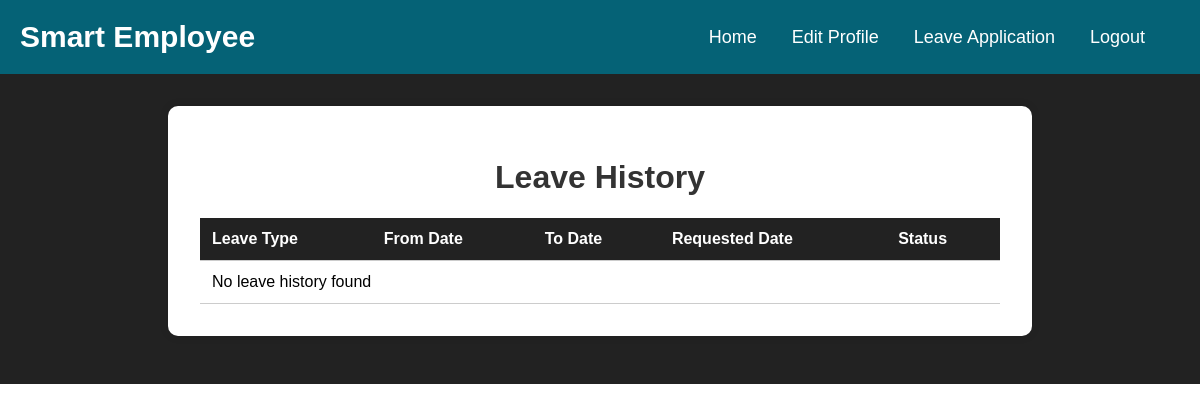
Before: /Leave_History.php with the older database file.
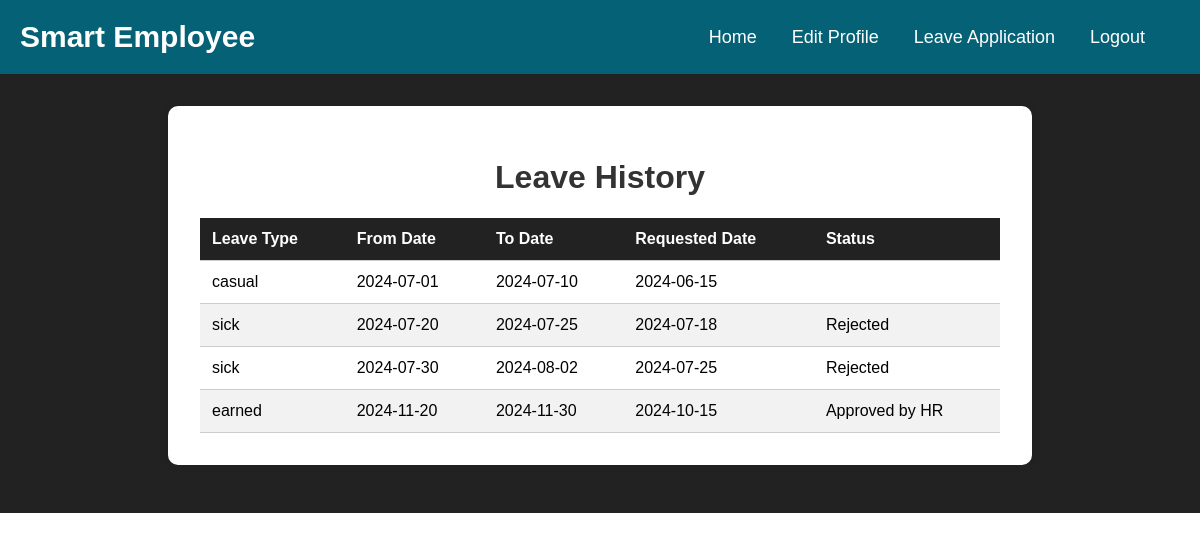
After: the same page with the newer database file.
### tables this page shows
CREATE TABLE `leaverequests` (
  `leave_id` int(11) NOT NULL,
  `user_id` int(11) NOT NULL,
  `LeaveType` enum('casual','sick','earned') NOT NULL,
  `start_date` date NOT NULL,
  `end_date` date NOT NULL,
  `reason` text NOT NULL,
  `status` enum('Pending','Approved by PM','Approved by HR','Rejected') NOT NULL DEFAULT 'Pending',
  `requested_on` date NOT NULL,
  `description` text DEFAULT NULL,
  `approved_by` int(11) DEFAULT NULL,
  `approval_date` date DEFAULT NULL
);

### Leave_History.php (the view, shortened to what this page needs)
<?php
$servername = "localhost";
$username = "root";
$password = "";
$dbname = "sems";
$conn = new mysqli($servername, $username, $password, $dbname);
$sql = "SELECT LeaveType, start_date, end_date, requested_on, status FROM leaverequests WHERE user_id = 1";
$result = $conn->query($sql);
?>
<!DOCTYPE html>
<html lang="en">
<head>
    <link rel="stylesheet" href="assets/css/style.css">
</head>
<body>
<header>
  <nav class="navigation">
    <a class="navigation-logo" href="#">Smart Employee</a>
    <div>
      <div class="navigation-cont">
        <a class="navigation-link" href="employee-dashboard.php">Home</a>
        <a class="navigation-link" href="userProfile.php">Edit Profile</a>
        <a class="navigation-link" href="Leave_Application.php">Leave Application</a>
        <a class="navigation-link" href="logout.php">Logout</a>
      </div>
    </div>
  </nav>
</header>
<main class="leavebody">
    <div class="leavecontainer leave-history-container">
        <h1>Leave History</h1>
        <table>
            <thead>
                <tr>
                    <th>Leave Type</th>
                    <th>From Date</th>
                    <th>To Date</th>
                    <th>Requested Date</th>
                    <th>Status</th>
                </tr>
            </thead>
            <tbody>
                <?php
                if ($result->num_rows > 0) {
                    while($row = $result->fetch_assoc()) {
                        echo "<tr>";
                        echo "<td>" . $row["LeaveType"] . "</td>";
                        echo "<td>" . $row["start_date"] . "</td>";
                        echo "<td>" . $row["end_date"] . "</td>";
                        echo "<td>" . $row["requested_on"] . "</td>";
                        echo "<td>" . $row["status"] . "</td>";
                        echo "</tr>";
                    }
                } else {
                    echo "<tr><td colspan='6'>No leave history found</td></tr>";
                }
                ?>
            </tbody>
        </table>
    </div>
</main>
</body>
</html>

Changed rows visible on the page:
added leaverequests: LeaveType "casual", start_date "2024-07-01", end_date "2024-07-10", requested_on "2024-06-15"
added leaverequests: LeaveType "sick", start_date "2024-07-20", end_date "2024-07-25", requested_on "2024-07-18", status "Rejected"
added leaverequests: LeaveType "sick", start_date "2024-07-30", end_date "2024-08-02", requested_on "2024-07-25", status "Rejected"
added leaverequests: LeaveType "earned", start_date "2024-11-20", end_date "2024-11-30", requested_on "2024-10-15", status "Approved by HR"
Other visible differences:
text no longer shown: "No leave history found"
